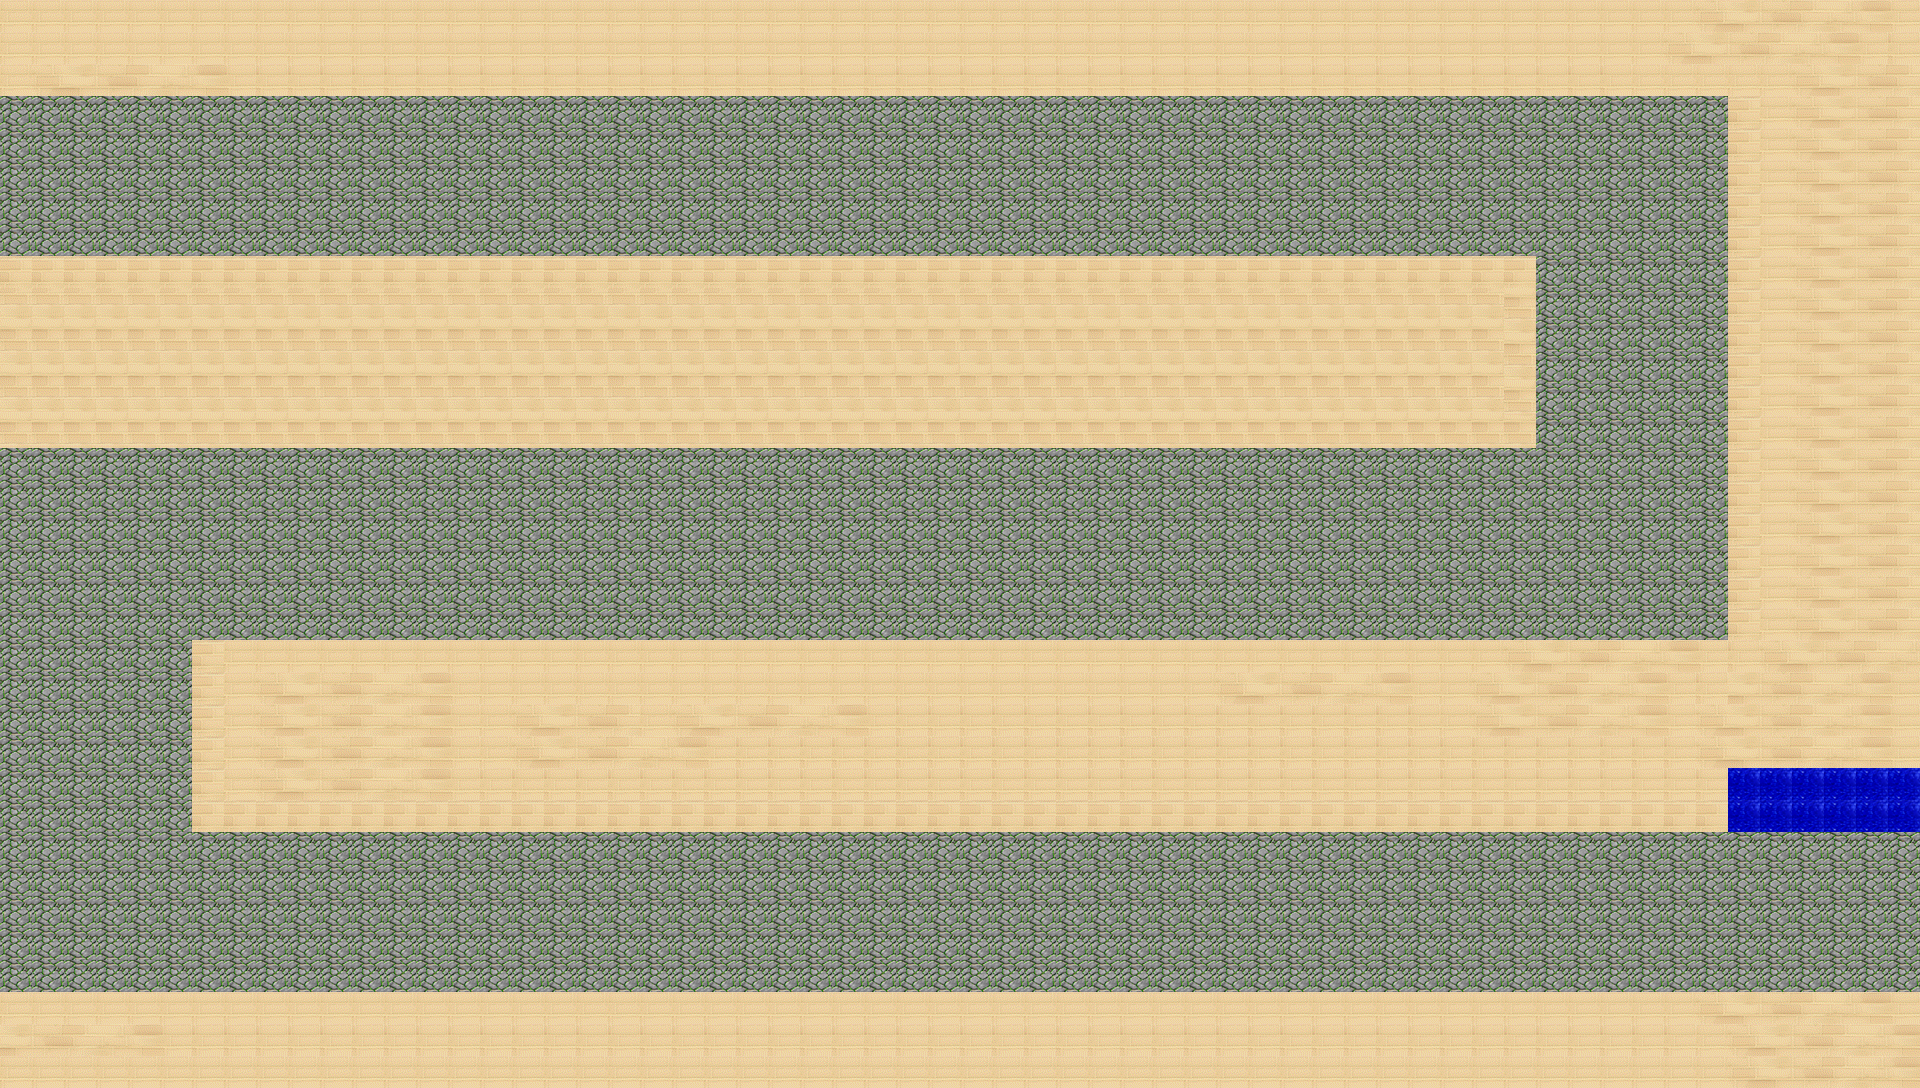

Rendered tile map (Tiled .tmx) drawn with the repository's tilesets; below, a short description and the map source with its tile grids summarised:
An orthogonal 60x34 tile map with 32x32 px tiles, 3 tile layers (map1, map2, map3), 3 tilesets and 134 objects.

<map version="1.0" tiledversion="1.0.3" orientation="orthogonal" renderorder="left-down" width="60" height="34" tilewidth="32" tileheight="32" nextobjectid="198">
 <tileset firstgid="1" name="m1" tilewidth="32" tileheight="32" tilecount="384" columns="16">
  <image source="0ba7fcae61c5f6f485f6ff2487901668.png" width="512" height="768" />
 </tileset>
 <tileset firstgid="385" name="m2" tilewidth="32" tileheight="32" tilecount="256" columns="16">
  <image source="71e87bb558797f51f5aed03454cb71b7.png" width="512" height="512" />
 </tileset>
 <tileset firstgid="641" name="m3" tilewidth="32" tileheight="32" tilecount="992" columns="31">
  <image source="stage.png" width="1012" height="1024" />
 </tileset>
 <layer name="map1" width="60" height="34">
  <data>[2040 cells, 966 non-empty, 1 distinct tile ids]</data>
 </layer>
 <layer name="map2" width="60" height="34">
  <data>[2040 cells, 1062 non-empty, 13 distinct tile ids]</data>
 </layer>
 <layer name="map3" width="60" height="34">
  <data>[2040 cells, 12 non-empty, 1 distinct tile ids]</data>
 </layer>
 <objectgroup name="path1">
  <object id="174" x="1696" y="128">
   <properties>
    <property name="orientation" type="int" value="5" />
   </properties>
   <ellipse />
  </object>
  <object id="175" x="1696" y="608">
   <properties>
    <property name="orientation" type="int" value="7" />
   </properties>
   <ellipse />
  </object>
  <object id="176" x="160" y="608">
   <properties>
    <property name="orientation" type="int" value="5" />
   </properties>
   <ellipse />
  </object>
  <object id="177" x="160" y="864">
   <properties>
    <property name="orientation" type="int" value="3" />
   </properties>
   <ellipse />
  </object>
 </objectgroup>
 <objectgroup name="path2">
  <object id="180" x="1664" y="160">
   <properties>
    <property name="orientation" type="int" value="5" />
   </properties>
   <ellipse />
  </object>
  <object id="181" x="1664" y="576">
   <properties>
    <property name="orientation" type="int" value="7" />
   </properties>
   <ellipse />
  </object>
  <object id="182" x="128" y="576">
   <properties>
    <property name="orientation" type="int" value="5" />
   </properties>
   <ellipse />
  </object>
  <object id="183" x="128" y="896">
   <properties>
    <property name="orientation" type="int" value="3" />
   </properties>
   <ellipse />
  </object>
 </objectgroup>
 <objectgroup name="path3">
  <object id="186" x="1632" y="192">
   <properties>
    <property name="orientation" type="int" value="5" />
   </properties>
   <ellipse />
  </object>
  <object id="187" x="1632" y="544">
   <properties>
    <property name="orientation" type="int" value="7" />
   </properties>
   <ellipse />
  </object>
  <object id="188" x="96" y="544">
   <properties>
    <property name="orientation" type="int" value="5" />
   </properties>
   <ellipse />
  </object>
  <object id="189" x="96" y="928">
   <properties>
    <property name="orientation" type="int" value="3" />
   </properties>
   <ellipse />
  </object>
 </objectgroup>
 <objectgroup name="path4">
  <object id="192" x="1600" y="224">
   <properties>
    <property name="orientation" type="int" value="5" />
   </properties>
   <ellipse />
  </object>
  <object id="193" x="1600" y="512">
   <properties>
    <property name="orientation" type="int" value="7" />
   </properties>
   <ellipse />
  </object>
  <object id="194" x="64" y="512">
   <properties>
    <property name="orientation" type="int" value="5" />
   </properties>
   <ellipse />
  </object>
  <object id="195" x="64" y="960">
   <properties>
    <property name="orientation" type="int" value="3" />
   </properties>
   <ellipse />
  </object>
 </objectgroup>
 <objectgroup name="place">
  <object id="45" x="0" y="0" width="96" height="96" />
  <object id="46" x="96" y="0" width="96" height="96" />
  <object id="47" x="192" y="0" width="96" height="96" />
  <object id="48" x="288" y="0" width="96" height="96" />
  <object id="49" x="384" y="0" width="96" height="96" />
  <object id="50" x="480" y="0" width="96" height="96" />
  <object id="51" x="576" y="0" width="96" height="96" />
  <object id="52" x="672" y="0" width="96" height="96" />
  <object id="53" x="768" y="0" width="96" height="96" />
  <object id="54" x="864" y="0" width="96" height="96" />
  <object id="55" x="960" y="0" width="96" height="96" />
  <object id="56" x="1056" y="0" width="96" height="96" />
  <object id="57" x="1152" y="0" width="96" height="96" />
  <object id="59" x="1248" y="0" width="96" height="96" />
  <object id="60" x="1344" y="0" width="96" height="96" />
  <object id="61" x="1440" y="0" width="96" height="96" />
  <object id="62" x="1536" y="0" width="96" height="96" />
  <object id="63" x="1632" y="0" width="96" height="96" />
  <object id="64" x="1728" y="0" width="96" height="96" />
  <object id="65" x="1824" y="0" width="96" height="96" />
  <object id="67" x="1824" y="96" width="96" height="96" />
  <object id="68" x="1824" y="192" width="96" height="96" />
  <object id="69" x="1824" y="288" width="96" height="96" />
  <object id="70" x="1824" y="384" width="96" height="96" />
  <object id="72" x="1824" y="480" width="96" height="96" />
  <object id="73" x="1824" y="576" width="96" height="96" />
  <object id="74" x="1824" y="672" width="96" height="96" />
  <object id="75" x="1728" y="96" width="96" height="96" />
  <object id="76" x="1728" y="192" width="96" height="96" />
  <object id="77" x="1728" y="288" width="96" height="96" />
  <object id="78" x="1728" y="384" width="96" height="96" />
  <object id="79" x="1728" y="480" width="96" height="96" />
  <object id="80" x="1728" y="576" width="96" height="96" />
  <object id="81" x="1728" y="672" width="96" height="96" />
  <object id="82" x="0" y="256" width="96" height="96" />
  <object id="83" x="96" y="256" width="96" height="96" />
  <object id="84" x="192" y="256" width="96" height="96" />
  <object id="85" x="0" y="352" width="96" height="96" />
  <object id="88" x="0" y="992" width="96" height="96" />
  <object id="89" x="96" y="992" width="96" height="96" />
  <object id="90" x="192" y="992" width="96" height="96" />
  <object id="91" x="288" y="992" width="96" height="96" />
  <object id="92" x="384" y="992" width="96" height="96" />
  <object id="93" x="480" y="992" width="96" height="96" />
  <object id="94" x="576" y="992" width="96" height="96" />
  <object id="95" x="672" y="992" width="96" height="96" />
  <object id="96" x="768" y="992" width="96" height="96" />
  <object id="97" x="864" y="992" width="96" height="96" />
  <object id="98" x="960" y="992" width="96" height="96" />
  <object id="99" x="1056" y="992" width="96" height="96" />
  <object id="100" x="1152" y="992" width="96" height="96" />
  <object id="101" x="1248" y="992" width="96" height="96" />
  <object id="102" x="1344" y="992" width="96" height="96" />
  <object id="103" x="1440" y="992" width="96" height="96" />
  <object id="104" x="1536" y="992" width="96" height="96" />
  <object id="105" x="1632" y="992" width="96" height="96" />
  <object id="106" x="1728" y="992" width="96" height="96" />
  <object id="107" x="1824" y="992" width="96" height="96" />
  <object id="108" x="288" y="256" width="96" height="96" />
  <object id="109" x="384" y="256" width="96" height="96" />
  <object id="110" x="480" y="256" width="96" height="96" />
  <object id="111" x="576" y="256" width="96" height="96" />
  <object id="112" x="672" y="256" width="96" height="96" />
  <object id="113" x="768" y="256" width="96" height="96" />
  <object id="114" x="864" y="256" width="96" height="96" />
  <object id="115" x="960" y="256" width="96" height="96" />
  <object id="116" x="1056" y="256" width="96" height="96" />
  <object id="117" x="1152" y="256" width="96" height="96" />
  <object id="118" x="1248" y="256" width="96" height="96" />
  </objectgroup>
</map>
<!-- 49 of 134 objects omitted -->
